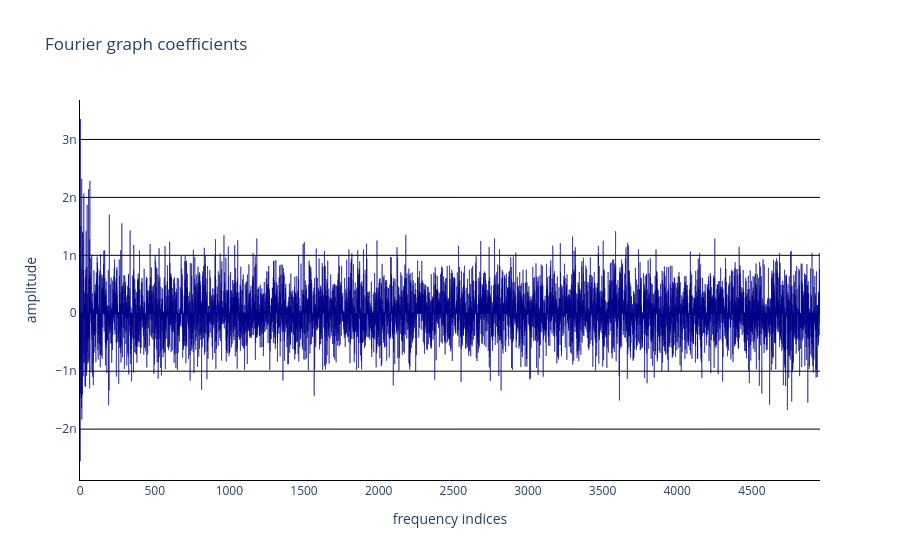

The code cell stored with this chart in its notebook:
### Markdown cell above
#### 🌟 Visualize ground truth spectrum

### Code cell
spectrum = data["cst"] @ brain_activity.data
mm.viz.plot_spectrum(spectrum[:, int(spectrum.shape[1]/2)])

### Figure 1 — Plotly figure (JSON) as saved in the notebook; plotly's stock layout.template omitted (floating-point values rounded to 4 significant figures; data arrays with more than 128 entries replaced by an {"elided": "..."} marker saying what was removed)
{"data": [{"marker": {"color": "darkblue", "line": {"color": "darkblue"}}, "type": "bar", "y": {"elided": "4957 float values"}}], "layout": {"plot_bgcolor": "white", "showlegend": false, "title": {"text": "Fourier graph coefficients"}, "xaxis": {"linecolor": "black", "title": {"text": "frequency indices"}}, "yaxis": {"gridcolor": "black", "linecolor": "black", "title": {"text": "amplitude"}}}}
